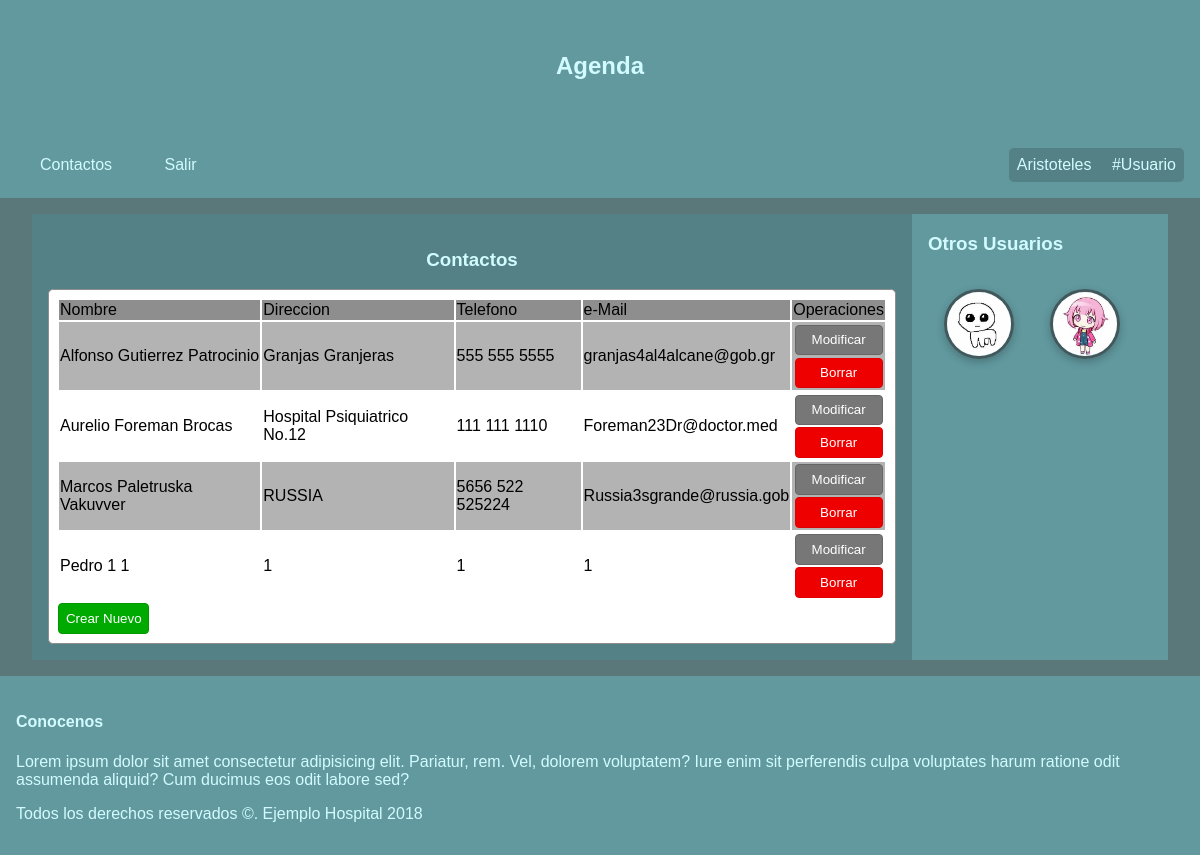
Page /mostrarcon.php (signed in) on the committed database.
### tables this page shows
CREATE TABLE `contactos` (
  `Id` int(6) NOT NULL,
  `nombre` varchar(40) NOT NULL,
  `apellidop` varchar(40) NOT NULL,
  `apellidom` varchar(40) NOT NULL,
  `direccion` varchar(40) NOT NULL,
  `telefono` varchar(40) NOT NULL,
  `email` varchar(40) NOT NULL,
  `CveUser` int(6) NOT NULL
);

### model/User.php (called while the page is built, shortened)
<?php
include_once("Access_data.php");
include_once("Contactos.php");
class User
{
    private $nClave = 0;
    private $iType = 0;
    function getClave()
    {
        return $this->nClave;
    }
    function getType(){
        return $this->iType;
    }
}
?>

### model/Contactos.php (called while the page is built, shortened)
<?php
class Contactos
{
    protected $iid = 0;
    protected $sNombre = "";
    protected $sApep = "";
    protected $sApem = "";
    protected $sDireccion = "";
    protected $sTelefono = "";
    protected $sEmail = "";
    function getId()
    {
        return $this->iid;
    }
    function setId($piId)
    {
        $this->iid = $piId;
    }
    function setNombre($psNombre)
    {
        $this->sNombre = $psNombre;
    }
    function setApep($psApep)
    {
        $this->sApep = $psApep;
    }
    function setApem($psApem)
    {
        $this->sApem = $psApem;
    }
    function getDireccion()
    {
        return $this->sDireccion;
    }
    function setDireccion($psDireccion)
    {
        $this->sDireccion = $psDireccion;
    }
    function getTelefono()
    {
        return $this->sTelefono;
    }
    function setTelefono($psTelefono)
    {
        $this->sTelefono = $psTelefono;
    }
    function getEmail()
    {
        return $this->sEmail;
    }
    function setEmail($psEmail)
    {
        $this->sEmail = $psEmail;
    }
    function getNombreC()
    {
        return $this->sNombre . " " . $this->sApep . " " . $this->sApem;
    }
    function searchAll($pitype, $piiduser)
    {
        $oAccessData = new AccessData();
        $j = 0;
        $arrResultado = [];
        if ($oAccessData->connect()) {
            $sQuery = "SELECT Id, nombre, apellidop, apellidom, direccion, telefono, email, CveUser
        FROM contactos";
            if ($pitype == User::USER) {
                $sQuery = $sQuery . "
                WHERE CveUser = " . $piiduser;
            }
            $arrRS = $oAccessData->runQuery($sQuery);
            if ($arrRS) {
                foreach ($arrRS as $aLinea) {
                    $oContacts = new Contactos();
                    $oContacts->setId($aLinea[0]);
                    $oContacts->setNombre($aLinea[1]);
                    $oContacts->setApep($aLinea[2]);
                    $oContacts->setApem($aLinea[3]);
                    $oContacts->setDireccion($aLinea[4]);
                    $oContacts->setTelefono($aLinea[5]);
                    $oContacts->setEmail($aLinea[6]);
                    $oContacts->setCveUser($aLinea[7]);
                    $arrResultado[$j] = $oContacts;
                    $j++;
                }
            } else {
                $arrResultado = false;
            }
        }
        return $arrResultado;
    }
}
?>

### model/Access_data.php (called while the page is built, shortened)
<?php
class AccessData
{
    private $oConection = null;
    function connect()
    {
        $bRet = false;
        try {
            $this->oConection = new PDO("mysql:host=localhost;dbname=agendausers", "root", "", array(PDO::MYSQL_ATTR_INIT_COMMAND => "SET NAMES 'UTF8'"));
            $bRet = true;
        } catch (Exception $e) {
            throw $e;
        }
        return $bRet;
    }
    function disconnect()
    {
        $bRet = true;
        if($this->oConection != null){
            $this->oConection = null;
        }
        return $bRet;
    }
    function runQuery($psConsult){
        $arrRS = null;
        $rst = null;
        $i = 0;
        $j = 0;
		try {
			$rst = $this->oConection->query($psConsult);
		} catch (Exception $e) {
			throw $e;
		}
		if ($rst) {
			foreach ($rst as $oLinea) {
				foreach ($oLinea as $llave => $sValCol) {
					if (is_string($llave)) {
						$arrRS[$i][$j] = $sValCol;
						$j++;
					}
				}
				$j = 0;
				$i++;
			}
		}
		return $arrRS;
    }
}
?>

### mostrarcon.php (the view, shortened to what this page needs)
<?php
include_once("model/User.php");
include_once("model/Contactos.php");
$j = 0;
$sErr = "";
$arrContactos = null;
$oContact = new Contactos();
if (isset($_SESSION["usu"]) && !empty($_SESSION["usu"])) {
    $oUsu = $_SESSION["usu"];
    try {
        $arrContactos = $oContact->searchAll($oUsu->getType(), $oUsu->getClave());
    } catch (Exception $e) {
        error_log($e->getFile() . " " . $e->getLine() . " " . $e->getMessage(), 0);
        $sErr = "Error en la base de datos, comunicarse con el aministrador " . $e->getFile() . " " . $e->getLine() . " " . $e->getMessage();
    }
} else {
    $sErr = "Falta establecer el login";
}
if ($sErr == "") {
    include_once("menu.php");
} else {
    header("Location: error.php?sError=" . $sErr);
    exit();
}
?>
<main>
    <section id="tablas">
        <h3>Contactos</h3>
        <form method="post" name="FormTabla" action="formcontacto.php">
            <table>
                <tr>
                    <td>Nombre</td>
                    <td>Direccion</td>
                    <td>Telefono</td>
                    <td>e-Mail</td>
                    <td>Operaciones</td>
                </tr>
                <?php
                if ($arrContactos != null) {
                    foreach ($arrContactos as $oContact) {
                        ?>
                        <tr id="<?php echo 'cont-' . $j ?>">
                            <td><?php echo $oContact->getNombreC(); ?></td>
                            <td><?php echo $oContact->getDireccion(); ?></td>
                            <td><?php echo $oContact->getTelefono(); ?></td>
                            <td><?php echo $oContact->getEmail(); ?></td>
                            <td class="Btin">
                                <input type="submit" class="Md" value="Modificar" name="submit"
                                    onClick="txtClave.value=<?php echo $oContact->getId(); ?>; txtOpe.value='m';">
                                <input type="submit" class="Br" value="Borrar" name="submit"
                                    onClick="txtClave.value=<?php echo $oContact->getId(); ?>; txtOpe.value='b';">
                            </td>
                        </tr>
                        <?php
                        $j++;
                    }
                } else {
                    ?>
                    <tr>
                        <td colspan="2">No hay datos</td>
                    </tr>
                    <?php
                }
                ?>
            </table>
            <input type="submit" id="Cn" name="submit" value="Crear Nuevo"
                onClick="txtClave.value='-1';txtOpe.value='a'">
        </form>
    </section>

### css/styles.css (style rules this page uses)
body { background-color: #5a777a; font-family: Verdana, Geneva, Tahoma, sans-serif; margin: 0; color: #d2fbff; }
header { padding: 2em 0; text-align: center; background-color: #61999f; }
footer { padding: .5em 0; }
main { margin: 1em 2em 1em 2em; display: flex; flex-direction: row; min-height: 23em; }
main section { background-color: #548186; flex: 7; display: flex; justify-content: center; padding: 1em; }
#tablas { justify-content: normal; flex-direction: column; align-items: center; }
#tablas form { background-color: #fff; border: 1px solid #8e8e8e; padding: .5em; color: #000; border-radius: .3em; }
tr:first-child { background-color: #8e8e8e; }
tr:nth-child(even) { background-color: #b3b3b3; }
.Md, .Br, #Cn, #FrmB1, #FrmB2 { padding: .5em; margin: .1em; border-radius: .3em; color: #fff; transition-duration: 200ms; }
.Btin { display: flex; flex-direction: column; }
.Md { background-color: #777; border: 1px solid #666; }
.Br, #FrmB2 { background-color: #e00; border: 1px solid #d00; }
#Cn, #FrmB1 { background-color: #0a0; border: 1px solid #090; transition-duration: 200ms; }
aside { background-color: #61999f; min-width: 15em; padding-left: 1em; }
aside .usuarios { max-width: 4em; border-radius: 50%; box-shadow: #0000003d 0px 3px 8px; border: 3px solid #43585b; margin: 1em; transition: 500ms; }
footer { background-color: #61999f; padding: 1em; }

### rows in the picture
contactos: $oContact->getNombreC() "Alfonso Gutierrez Patrocinio", direccion "Granjas Granjeras", telefono "555 555 5555", email "granjas4al4alcane@gob.gr"
contactos: $oContact->getNombreC() "Aurelio Foreman Brocas", direccion "Hospital Psiquiatrico No.12", telefono "111 111 1110", email "Foreman23Dr@doctor.med"
contactos: $oContact->getNombreC() "Marcos Paletruska Vakuvver", direccion "RUSSIA", telefono "5656 522 525224", email "Russia3sgrande@russia.gob"
contactos: $oContact->getNombreC() "Pedro 1 1", direccion "1", telefono "1", email "1"

### other values in the picture
$_SESSION["usu"]->getName() "Aristoteles"
